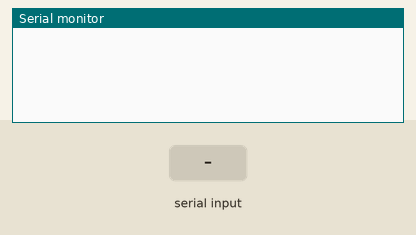
Recording of a sketch running on a simulated Arduino Uno, built with avr-gcc and run on an emulated ATmega328P. Parts: the last lines printed to the serial monitor. The inputs (shaded band) are chosen by the test bench. WiFi joins after 1.5 s; servers stay silent unless stated.

Above: at 1.2 s.
1.3 s: "`\n" received over the second serial link
At 2.4 s:
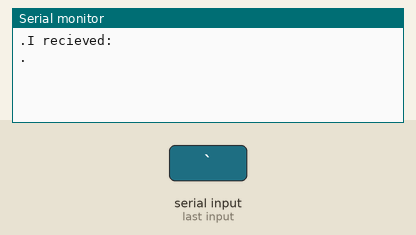
2.8 s: "1\n" received over the second serial link
At 4.2 s:
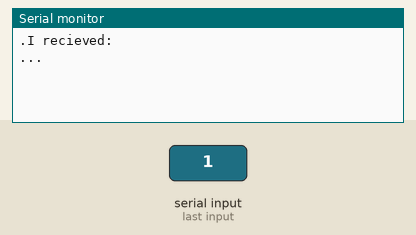

The sketch:

webserver-bluetooth.ino
```cpp
#include <SPI.h>
#include <Ethernet.h>
#include <SoftwareSerial.h>

// The IP address will be dependent on your local network:
// Sticker: 90-A2-DA-0F-1D-D3
byte mac[] = { 0x90, 0xA2, 0xDA, 0x0F, 0x1D, 0xD3 };
IPAddress ip(192, 168, 137, 128);

EthernetServer server(80); // (port 80 is default for HTTP):

SoftwareSerial BTSerial(5, 6);

String data = "";
String tmpData = "";
char tmp;

void setup() {
  // start the Ethernet connection and the server:
  Ethernet.begin(mac, ip);
  server.begin();

  Serial.begin(9600);
  BTSerial.begin(38400);
}

void loop() {
  // listen for incoming clients
  EthernetClient client = server.available();

  if(BTSerial.available() > 0) {
    Serial.print(".");
    tmp = BTSerial.read();
    if(tmp == '`') {
      Serial.print("I recieved: ");
      Serial.println(tmpData);
      data = tmpData;
      tmpData = "";
    } else {
      tmpData.concat(tmp);
    }
  }

  if (client) {
    // an http request ends with a blank line
    boolean currentLineIsBlank = true;
    while (client.connected()) {
      if (client.available()) {
        char c = client.read();
        // if you've gotten to the end of the line (received a newline
        // character) and the line is blank, the http request has ended,
        // so you can send a reply
        if (c == '\n' && currentLineIsBlank) {
          // send a standard http response header
          client.println("HTTP/1.1 200 OK");
          client.println("Content-Type: text/html");
          client.println("Access-Control-Allow-Origin: *");
          client.println();

          client.println(data);

          break;
        }
        if (c == '\n') {
          // you're starting a new line
          currentLineIsBlank = true;
        }
        else if (c != '\r') {
          // you've gotten a character on the current line
          currentLineIsBlank = false;
        }
      }
    }
    // give the web browser time to receive the data
    delay(1);
    // close the connection:
    client.stop();
  }
}
```

Measured:
- after the input at 1.3 s, the serial monitor: prints a new line at once (image 1)
- after the input at 2.8 s, the serial monitor: prints a new line at once (image 2)
